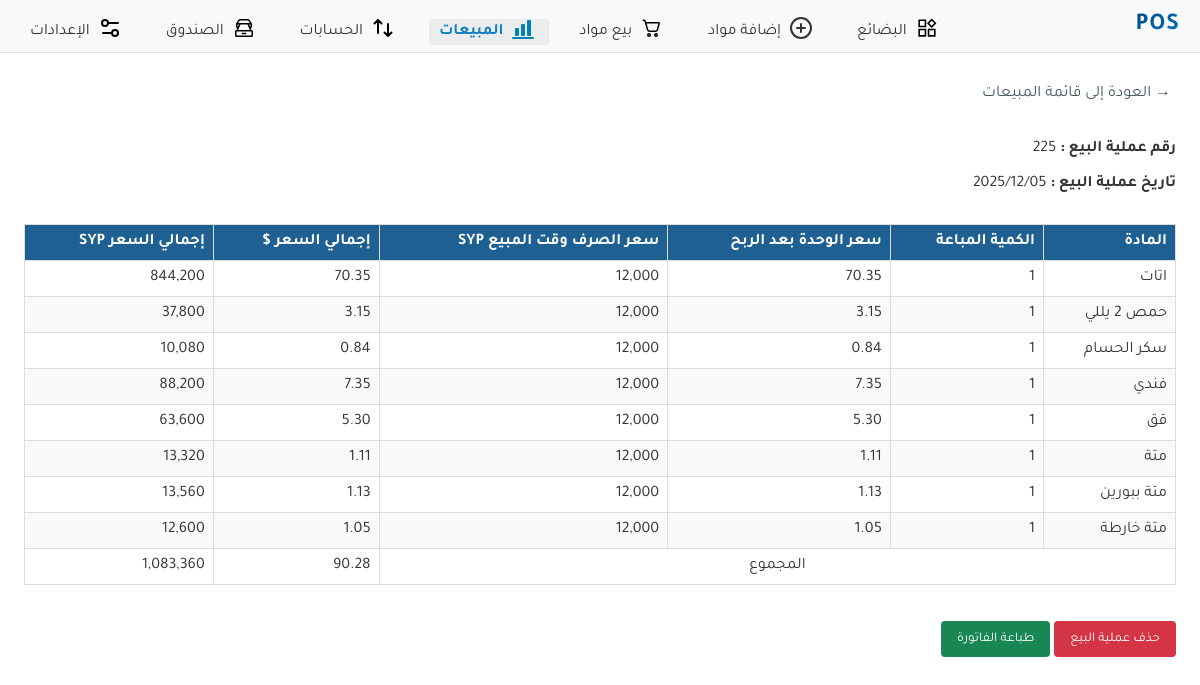
Page /sales/225 on the committed database.
### store/models.py (models this page shows, shortened)
class Sale(models.Model):
    date = models.DateField(default=timezone.now)
    products = models.ManyToManyField(Product, through='SaleItem')
    total_payable_price=models.PositiveIntegerField(null=True,blank=True)

class Product(models.Model):
    name = models.CharField(max_length=100)
    description = models.TextField(null=True,blank=True)
    price = models.DecimalField(max_digits=10, decimal_places=2)
    quantity = models.PositiveIntegerField()
    classification=models.ForeignKey(Classification, on_delete=models.SET_NULL,null=True,blank=True)
    retail_sale_percent = models.PositiveIntegerField(null=True, blank=True)
    whole_sale_percent = models.PositiveIntegerField(null=True, blank=True)
    is_active = models.BooleanField(default=True)

class SaleItem(models.Model):
    sale = models.ForeignKey(Sale, on_delete=models.CASCADE)  # CASCADE is fine here because SaleItem is a child of Sale
    product = models.ForeignKey(Product, on_delete=models.PROTECT)
    quantity = models.PositiveIntegerField()  # Quantity of the product sold
    price_at_sale = models.DecimalField(max_digits=10, decimal_places=2)  # Price at the time of sale
    dollar_rate_at_sale=models.DecimalField(max_digits=10, decimal_places=2)

### store/views.py (the view)
# urls.py: path('sales/<int:sale_id>', views.sale_detail, name='sale_detail'),
def sale_detail(request, sale_id):
    sale = get_object_or_404(Sale, id=sale_id)
    all_items_price = sum(item.price_at_sale * item.quantity for item in SaleItem.objects.filter(sale=sale))
    sale_items = SaleItem.objects.filter(sale=sale)
    sale_item_details = []
    all_items_price_syp = 0
    for item in sale_items:
        total_price = item.price_at_sale * item.quantity  # Use the captured price
        all_items_price_syp += total_price * item.dollar_rate_at_sale
        sale_item_details.append({
            'product': item.product,
            'quantity': item.quantity,
            'price_per_item': item.price_at_sale,  # Use the captured price
            'dollar_rate_at_sale': item.dollar_rate_at_sale,
            'total_price': total_price,
            'total_syp_price': total_price * item.dollar_rate_at_sale
        })
    return render(request, 'store/sale_detail.html', {
        'sale': sale,
        'sale_items': sale_item_details,
        'all_items_price': all_items_price,
        'all_items_price_syp': all_items_price_syp
    })

### store/templates/store/sale_detail.html (shortened to what this page needs)
{% extends 'base.html' %}
{% load static %}
{% load humanize %}
{% block content %}
<link rel="stylesheet" type="text/css" href="{% static 'store/sales.css' %}">
<a href="{% url 'list_sales' %}" class="back-link">&rarr; العودة إلى قائمة المبيعات</a>
<p><strong>رقم عملية البيع :</strong> {{ sale.id }}</p>
<p><strong>تاريخ عملية البيع :</strong> {{ sale.date|date:"Y/m/d"  }}</p>
<table class="sales-detail-table">
    <thead>
        <tr>
            <th>المادة</th>
            <th>الكمية المباعة</th>
            <th> سعر الوحدة بعد الربح</th>
            <th>سعر الصرف وقت المبيع SYP</th>
            <th>إجمالي السعر $</th>
            <th>إجمالي السعر SYP</th>
        </tr>
    </thead>
    <tbody>
        {% for item in sale_items %}
        <tr>
            <td>{{ item.product.name }}</td>
            <td>{{ item.quantity }}</td>
            <td>{{ item.price_per_item }}</td>
            <td>{{ item.dollar_rate_at_sale|floatformat:0|intcomma }}</td>
            <td>{{ item.total_price }}</td>
            <td>{{ item.total_syp_price|floatformat:0|intcomma }}</td>
        </tr>
        {% endfor %}
        <tr>
            <td colspan="4" style="text-align:center">المجموع</td>
            <td>{{all_items_price}}</td>
            <td>{{all_items_price_syp|floatformat:0|intcomma}}</td>
        </tr>
    </tbody>
</table>
<button type="button" class="btn red" id="open-delete-modal">حذف عملية البيع</button>
<button class="btn green">
    <a href={% url 'print_receipt' sale.id %}>
        طباعة الفاتورة
</button>
{% endblock %}

### store/static/base.css (style rules this page uses)
body { font-family: 'Tajawal'; margin: 0; padding: 0; box-sizing: border-box; background-color: #ffffff; color: #333; direction: rtl; }
.btn { font-family: 'Tajawal'; display: inline-block; margin-top: 1rem; padding: 0.6rem 1rem; border: unset; color: #fff; border-radius: 4px; text-align: center; cursor: pointer; }
.red { background-color: #D43545; }
.green { background-color: #198754; }
a { text-decoration: none; color: #005C99; }
button a { color: white; }
.back-link { display: inline-block; margin-bottom: 15px; color: #455a64; text-decoration: none; padding: 5px; }
@media only screen and (min-width: 993px) { .btn { margin-top: 1rem; } }

### store/static/store/sales.css (style rules this page uses)
table { width: 100%; border-collapse: collapse; margin: 20px 0; font-size: 16px; text-align: right; }
th, td { padding: 8px; border: 1px solid #ddd; }
thead { background-color: #f2f2f2; }
th { background-color: #1f6093; color: white; }
tbody tr:nth-child(even) { background-color: #f9f9f9; }
.sales-detail-table { margin-top: 30px; }
a { color: #4c74af; text-decoration: none; }

### rows in the picture
Sale: id "225", date "2025/12/05"
Product: product.name "اتات", quantity "1", price_per_item "70.35", dollar_rate_at_sale "12,000", total_price "70.35", total_syp_price "844,200"
Product: product.name "حمص 2 يللي", quantity "1", price_per_item "3.15", dollar_rate_at_sale "12,000", total_price "3.15", total_syp_price "37,800"
Product: product.name "سكر الحسام", quantity "1", price_per_item "0.84", dollar_rate_at_sale "12,000", total_price "0.84", total_syp_price "10,080"
Product: product.name "فندي", quantity "1", price_per_item "7.35", dollar_rate_at_sale "12,000", total_price "7.35", total_syp_price "88,200"
Product: product.name "قق", quantity "1", price_per_item "5.30", dollar_rate_at_sale "12,000", total_price "5.30", total_syp_price "63,600"
Product: product.name "متة", quantity "1", price_per_item "1.11", dollar_rate_at_sale "12,000", total_price "1.11", total_syp_price "13,320"
Product: product.name "متة ببورين", quantity "1", price_per_item "1.13", dollar_rate_at_sale "12,000", total_price "1.13", total_syp_price "13,560"
Product: product.name "متة خارطة", quantity "1", price_per_item "1.05", dollar_rate_at_sale "12,000", total_price "1.05", total_syp_price "12,600"

### other values in the picture
{{ all_items_price }} "90.28"
{{ all_items_price_syp|floatformat:0|intcomma }} "1,083,360"
